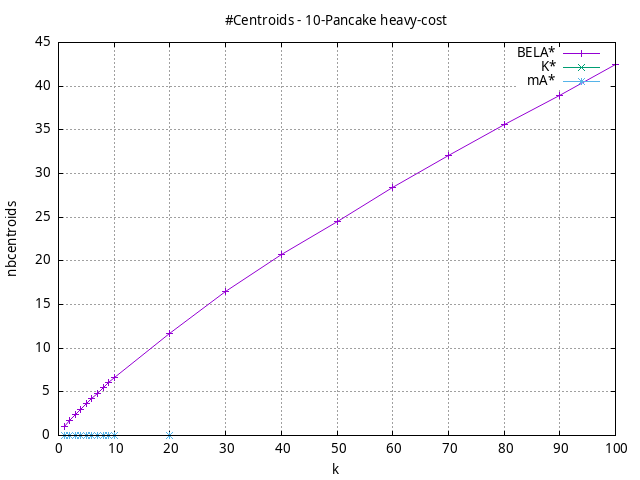

Reproduce this figure in gnuplot.
#!/usr/bin/gnuplot
# -*- coding: utf-8 -*-
#
# results/n-pancake/heavy-cost/10/10pancake.heuristic.nbcentroids.gnuplot
#
# Started on 04/11/2024 16:45:12
# Author: Carlos Linares López
set grid
set xlabel "k"
set ylabel "nbcentroids"

set title "#Centroids - 10-Pancake heavy-cost"

set terminal png enhanced font "Ariel,10"
set output '10pancake.heuristic.nbcentroids.png'

plot "-" title "BELA*"      with linesp, "-" title "K*"      with linesp, "-" title "mA*"      with linesp

	1 1.0
	2 1.7
	3 2.4
	4 2.98
	5 3.7
	6 4.26
	7 4.85
	8 5.53
	9 6.04
	10 6.62
	20 11.71
	30 16.47
	40 20.7
	50 24.56
	60 28.43
	70 32.02
	80 35.66
	90 38.94
	100 42.5
end
	1 0.0
	2 0.0
	3 0.0
	4 0.0
	5 0.0
	6 0.0
	7 0.0
	8 0.0
	9 0.0
	10 0.0
	20 0.0
end
	1 0.0
	2 0.0
	3 0.0
	4 0.0
	5 0.0
	6 0.0
	7 0.0
	8 0.0
	9 0.0
	10 0.0
	20 0.0
end
